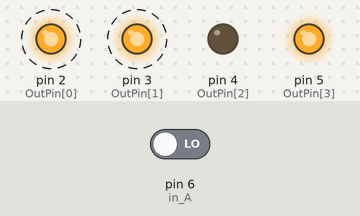
Bench run of a sketch on a simulated Arduino Uno, built with avr-gcc and run on an emulated ATmega328P. Shown: output pins drawn as LEDs (lit = HIGH). Dashed ring = blinking. The inputs (shaded band) are chosen by the test bench; at power-on: pin 6 (in_A) LOW.

Above: at 1.2 s.
1.3 s: pin 6 (in_A) driven HIGH
At 1.3 s:
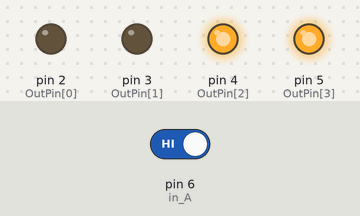
2.8 s: pin 6 (in_A) driven LOW
At 2.95 s:
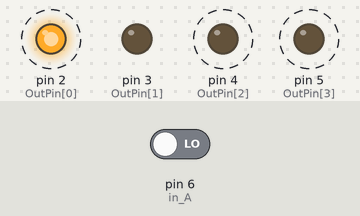
At 4.35 s:
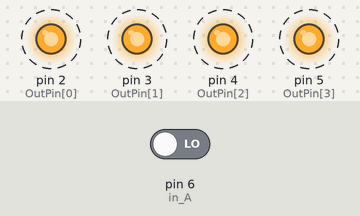
Timing chart, 0 to 11.8 s (numbered marks = the images above; inputs shaded):
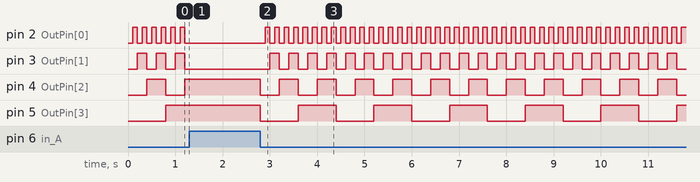

Measured:
- after the input at 1.3 s, pin 2 (OutPin[0]), pin 3 (OutPin[1]): stops changing and stays LOW; pin 4 (OutPin[2]), pin 5 (OutPin[3]): stays HIGH (without the input it goes to LOW after 0.30 s)
- after the input at 2.8 s, pin 2 (OutPin[0]): alternates HIGH for 0.10 s and LOW for 0.10 s, starting after 0.10 s; pin 3 (OutPin[1]): alternates HIGH for 0.20 s and LOW for 0.20 s, starting after 0.20 s
- by itself, pin 2 (OutPin[0]): alternates HIGH for 0.10 s and LOW for 0.10 s
- by itself, pin 3 (OutPin[1]): alternates HIGH for 0.20 s and LOW for 0.20 s

The sketch:

counter.ino
```cpp
// C++ code
// Lab. Electronica Digital II
// Jair Medina

#define in_A 6 // Entrada 1XX


#define read_in_A digitalRead(in_A)== HIGH

int OutPin[] = {2,3,4,5};
#define out_2_HIGH digitalWrite(OutPin[0],HIGH)
#define out_2_LOW  digitalWrite(OutPin[0],LOW)
#define out_3_HIGH digitalWrite(OutPin[1],HIGH)
#define out_3_LOW  digitalWrite(OutPin[1],LOW)
#define out_4_HIGH digitalWrite(OutPin[2],HIGH)
#define out_4_LOW  digitalWrite(OutPin[2],LOW)
#define out_5_HIGH digitalWrite(OutPin[3],HIGH)
#define out_5_LOW  digitalWrite(OutPin[3],LOW)


void setup()
{
  pinMode(in_A, INPUT);

  for (int i=0; i<4; i++)
  {
    pinMode(OutPin[i], OUTPUT);
  }
}

void loop()
{
  while(!read_in_A){
 	suma();
  }

}


void suma()
{
  for (int i=0; i<16; i++)
  {
  //  while(!read_in_A){
      Conteo(i);
      delay(100);
//  	}
  }
}


void Conteo(byte number)
{
  if(!read_in_A){
  	for (int i=0; i<4; i++)
  	{
    	if (bitRead(number,i) == 1){
      	digitalWrite(OutPin[i],HIGH);
      }
    else{
      digitalWrite(OutPin[i],LOW);
      }
    }
  }
}
```
